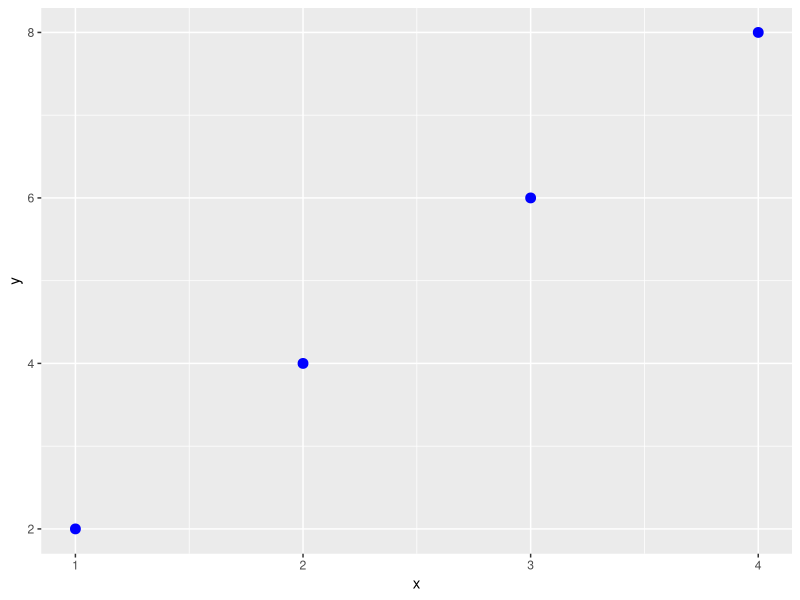

Generate this figure with R:
library(ggplot2)


x = c(1, 2, 3, 4)
y = c(2, 4, 6, 8)

df = data.frame(x, y)

ggplot()+
  geom_point(aes(x, y), size=3, color = "blue")
